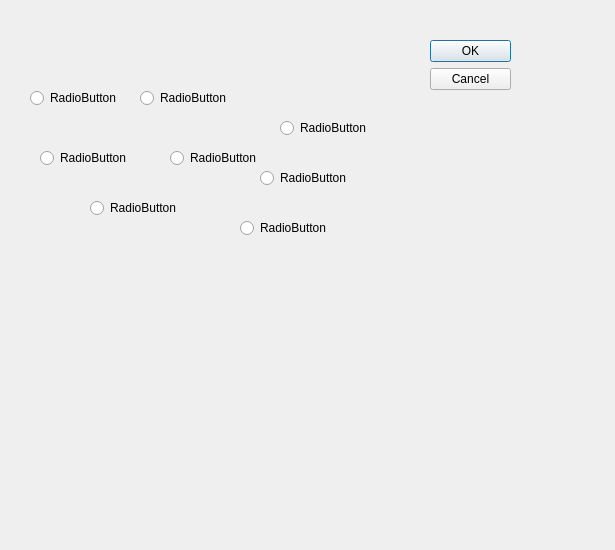
<?xml version="1.0" encoding="UTF-8"?>
<ui version="4.0">
 <class>Dialog</class>
 <widget class="QDialog" name="Dialog">
  <property name="geometry">
   <rect>
    <x>0</x>
    <y>0</y>
    <width>615</width>
    <height>550</height>
   </rect>
  </property>
  <property name="windowTitle">
   <string>Dialog</string>
  </property>
  <widget class="QDialogButtonBox" name="buttonBox">
   <property name="geometry">
    <rect>
     <x>430</x>
     <y>40</y>
     <width>81</width>
     <height>461</height>
    </rect>
   </property>
   <property name="orientation">
    <enum>Qt::Vertical</enum>
   </property>
   <property name="standardButtons">
    <set>QDialogButtonBox::Cancel|QDialogButtonBox::Ok</set>
   </property>
  </widget>
  <widget class="QRadioButton" name="radioButton">
   <property name="geometry">
    <rect>
     <x>170</x>
     <y>150</y>
     <width>90</width>
     <height>16</height>
    </rect>
   </property>
   <property name="text">
    <string>RadioButton</string>
   </property>
  </widget>
  <widget class="QRadioButton" name="radioButton_2">
   <property name="geometry">
    <rect>
     <x>140</x>
     <y>90</y>
     <width>90</width>
     <height>16</height>
    </rect>
   </property>
   <property name="text">
    <string>RadioButton</string>
   </property>
  </widget>
  <widget class="QRadioButton" name="radioButton_3">
   <property name="geometry">
    <rect>
     <x>280</x>
     <y>120</y>
     <width>90</width>
     <height>16</height>
    </rect>
   </property>
   <property name="text">
    <string>RadioButton</string>
   </property>
  </widget>
  <widget class="QRadioButton" name="radioButton_4">
   <property name="geometry">
    <rect>
     <x>240</x>
     <y>220</y>
     <width>90</width>
     <height>16</height>
    </rect>
   </property>
   <property name="text">
    <string>RadioButton</string>
   </property>
  </widget>
  <widget class="QRadioButton" name="radioButton_5">
   <property name="geometry">
    <rect>
     <x>40</x>
     <y>150</y>
     <width>90</width>
     <height>16</height>
    </rect>
   </property>
   <property name="text">
    <string>RadioButton</string>
   </property>
  </widget>
  <widget class="QRadioButton" name="radioButton_6">
   <property name="geometry">
    <rect>
     <x>90</x>
     <y>200</y>
     <width>90</width>
     <height>16</height>
    </rect>
   </property>
   <property name="text">
    <string>RadioButton</string>
   </property>
  </widget>
  <widget class="QRadioButton" name="radioButton_7">
   <property name="geometry">
    <rect>
     <x>260</x>
     <y>170</y>
     <width>90</width>
     <height>16</height>
    </rect>
   </property>
   <property name="text">
    <string>RadioButton</string>
   </property>
  </widget>
  <widget class="QRadioButton" name="radioButton_8">
   <property name="geometry">
    <rect>
     <x>30</x>
     <y>90</y>
     <width>90</width>
     <height>16</height>
    </rect>
   </property>
   <property name="text">
    <string>RadioButton</string>
   </property>
  </widget>
 </widget>
 <resources/>
 <connections>
  <connection>
   <sender>buttonBox</sender>
   <signal>accepted()</signal>
   <receiver>Dialog</receiver>
   <slot>accept()</slot>
   <hints>
    <hint type="sourcelabel">
     <x>248</x>
     <y>254</y>
    </hint>
    <hint type="destinationlabel">
     <x>157</x>
     <y>274</y>
    </hint>
   </hints>
  </connection>
  <connection>
   <sender>buttonBox</sender>
   <signal>rejected()</signal>
   <receiver>Dialog</receiver>
   <slot>reject()</slot>
   <hints>
    <hint type="sourcelabel">
     <x>316</x>
     <y>260</y>
    </hint>
    <hint type="destinationlabel">
     <x>286</x>
     <y>274</y>
    </hint>
   </hints>
  </connection>
 </connections>
</ui>
